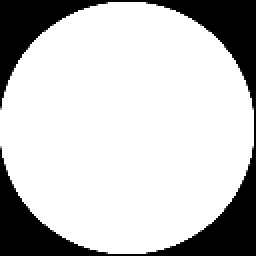
#> input picture Profile Picture Scaler/mask.png, 128 x 128 px (shown 2 times larger)
$ python pfpScaler.py
#> lines starting #> are read from the running program, lines starting #| are printed output that depends on the picture
from PIL import Image, ImageDraw


def imageMaker(x,y):

    #   Opens the image used for the circular mask in grayscale with the convert L parameter
#> called with x = 128, y = 128
    with Image.open('mask.png').convert('L') as mask:
        mask = mask.resize((x,y))

    #   Opens the image to be used as profile picture
    with Image.open('pfp.png') as im:
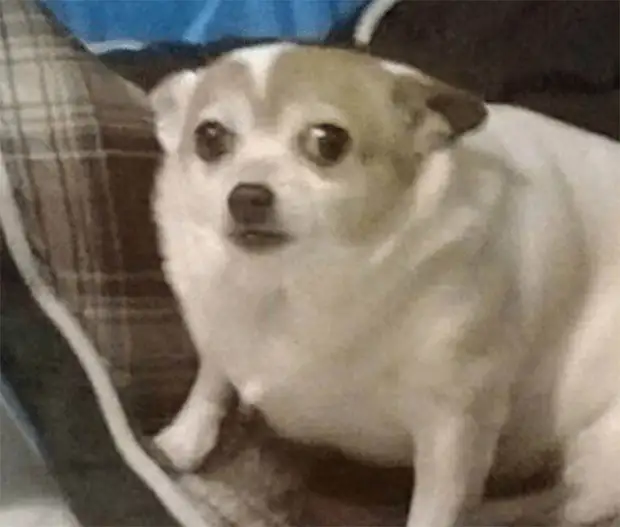
#> input picture Profile Picture Scaler/pfp.png, 620 x 527 px
#> im is the input picture: PIL image 620x527 RGB; mean R, G, B 126.5, 115.6, 102.3
        im = im.resize((x, y))
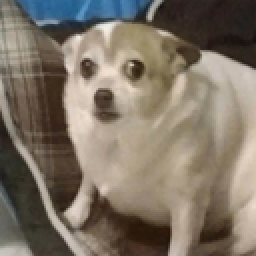
#> im: PIL image 128x128 RGB (shown 2 times larger); mean R, G, B 126.4, 115.6, 102.3

    #   Creating a new image with 128x128 size
    finalImage = Image.new('RGB', (x,y),)
#> finalImage: PIL image 128x128 RGB; every value is 0

    #   Putting the mask on the image
    finalImage.paste(im, mask=mask)

    #   Making the mask the Alpha Layer
    finalImage.putalpha(mask)
#> finalImage: PIL image 128x128 RGBA

    #   Saving the output in different sizes
    finalFileName = str(x) + 'image.png'
    finalImage.save(finalFileName)

imageMaker(128,128)
imageMaker(64,64)
#> call 2 of imageMaker, with x = 64, y = 64
#> in imageMaker (call 2), `mask = mask.resize((x,y))`:
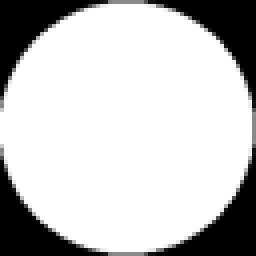
#> mask: PIL image 64x64 L (shown 4 times larger); min 0, max 255, mean 197
#> in imageMaker (call 2), `im = im.resize((x, y))`:
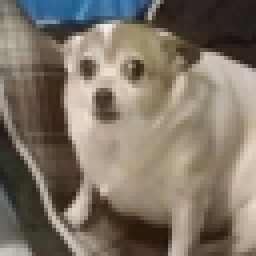
#> im: PIL image 64x64 RGB (shown 4 times larger); mean R, G, B 126.4, 115.6, 102.3
#> in imageMaker (call 2), `finalImage = Image.new('RGB', (x,y),)`: finalImage: PIL image 64x64 RGB; every value is 0
#> in imageMaker (call 2), `finalImage.paste(im, mask=mask)`:
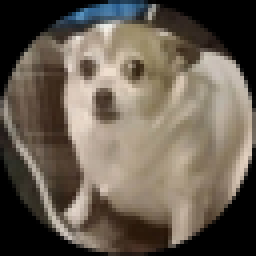
#> finalImage: PIL image 64x64 RGB (shown 4 times larger); mean R, G, B 103.9, 93.9, 81.8
#> in imageMaker (call 2), `finalImage.putalpha(mask)`:
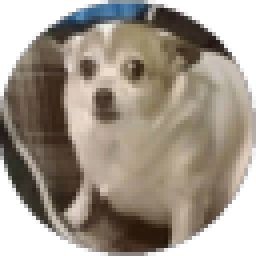
#> finalImage: PIL image 64x64 RGBA (shown 4 times larger); mean R, G, B, A 103.9, 93.9, 81.8, 197; transparent parts drawn white
imageMaker(32,32)
#> call 3 of imageMaker, with x = 32, y = 32
#> in imageMaker (call 3), `finalImage = Image.new('RGB', (x,y),)`: finalImage: PIL image 32x32 RGB; every value is 0
#> in imageMaker (call 3), `finalImage.putalpha(mask)`:
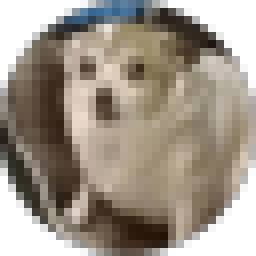
#> finalImage: PIL image 32x32 RGBA (shown 8 times larger); mean R, G, B, A 104, 94, 81.9, 197.3; transparent parts drawn white
